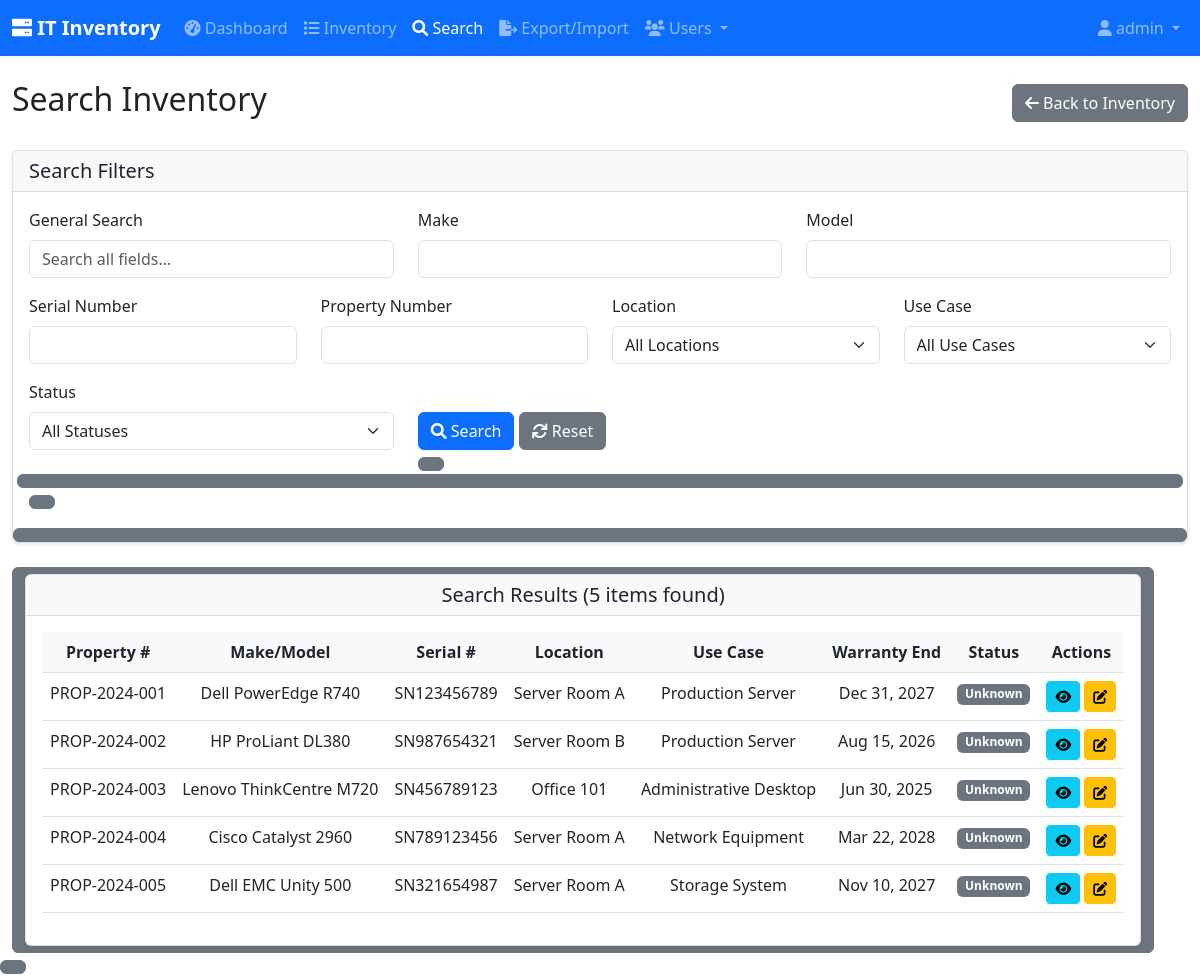
Screenshot of /index.php?page=search (signed in) with the database file from the repository.
### tables this page shows
CREATE TABLE IF NOT EXISTS inventory (
    id INT AUTO_INCREMENT PRIMARY KEY,
    make VARCHAR(100) NOT NULL,
    model VARCHAR(100) NOT NULL,
    serial_number VARCHAR(100) UNIQUE NOT NULL,
    property_number VARCHAR(100) UNIQUE NOT NULL,
    warranty_end_date DATE,
    excess_date DATE,
    use_case_id INT,
    location_id INT,
    notes TEXT,
    status ENUM('active', 'excess', 'disposed', 'maintenance') DEFAULT 'active',
    created_by INT,
    created_at TIMESTAMP DEFAULT CURRENT_TIMESTAMP,
    updated_at TIMESTAMP DEFAULT CURRENT_TIMESTAMP ON UPDATE CURRENT_TIMESTAMP,
    FOREIGN KEY (use_case_id) REFERENCES use_cases(id) ON DELETE SET NULL,
    FOREIGN KEY (location_id) REFERENCES locations(id) ON DELETE SET NULL,
    FOREIGN KEY (created_by) REFERENCES users_enhanced(id) ON DELETE SET NULL
);

CREATE TABLE IF NOT EXISTS locations (
    id INT AUTO_INCREMENT PRIMARY KEY,
    name VARCHAR(100) NOT NULL,
    description TEXT,
    created_at TIMESTAMP DEFAULT CURRENT_TIMESTAMP
);

CREATE TABLE IF NOT EXISTS use_cases (
    id INT AUTO_INCREMENT PRIMARY KEY,
    name VARCHAR(100) NOT NULL,
    description TEXT,
    created_at TIMESTAMP DEFAULT CURRENT_TIMESTAMP
);

### pages/search.php (the view, shortened to what this page needs)
<?php
require_once 'includes/functions.php';
$search = $_GET['search'] ?? '';
$make = $_GET['make'] ?? '';
$model = $_GET['model'] ?? '';
$serial = $_GET['serial'] ?? '';
$property = $_GET['property'] ?? '';
$where = [];
$whereClause = $where ? "WHERE " . implode(" AND ", $where) : "";
$database = new Database();
$db = $database->connect();
$query = "SELECT i.*, l.name as location_name, uc.name as use_case_name
          FROM inventory i
          LEFT JOIN locations l ON i.location_id = l.id
          LEFT JOIN use_cases uc ON i.use_case_id = uc.id
          $whereClause
          ORDER BY i.created_at DESC";
$stmt = $db->prepare($query);
$stmt->execute();
$items = $stmt->fetchAll();
?>
<div class="d-flex justify-content-between align-items-center mb-4">
    <h1 class="h2">Search Inventory</h1>
    <a href="index.php?page=inventory" class="btn btn-secondary">
        <i class="fas fa-arrow-left"></i> Back to Inventory
    </a>
</div>
<div class="card mb-4">
    <div class="card-header">
        <h5 class="mb-0">Search Filters</h5>
    </div>
    <div class="card-body">
        <form method="GET" action="index.php">
            <div class="row">
                <div class="col-md-4">
                    <label class="form-label">General Search</label>
                    <input type="text" class="form-control" name="search"
                           placeholder="Search all fields..."
                           value="<?php echo htmlspecialchars($search); ?>">
                </div>
                <div class="col-md-4">
                    <label class="form-label">Make</label>
                    <input type="text" class="form-control" name="make"
                           value="<?php echo htmlspecialchars($make); ?>">
                </div>
                <div class="col-md-4">
                    <label class="form-label">Model</label>
                    <input type="text" class="form-control" name="model"
                           value="<?php echo htmlspecialchars($model); ?>">
                </div>
            </div>
            <div class="row mt-3">
                <div class="col-md-3">
                    <label class="form-label">Serial Number</label>
                    <input type="text" class="form-control" name="serial"
                           value="<?php echo htmlspecialchars($serial); ?>">
                </div>
                <div class="col-md-3">
                    <label class="form-label">Property Number</label>
                    <input type="text" class="form-control" name="property"
                           value="<?php echo htmlspecialchars($property); ?>">
                </div>
                <div class="col-md-3">
                    <label class="form-label">Location</label>
                    <select class="form-select" name="location">
                        <option value="">All Locations</option>
                    </select>
                </div>
                <div class="col-md-3">
                    <label class="form-label">Use Case</label>
                    <select class="form-select" name="use_case">
                        <option value="">All Use Cases</option>
                    </select>
                </div>
            </div>
            <div class="row mt-3">
                <div class="col-md-4">
                    <label class="form-label">Status</label>
                    <select class="form-select" name="status">
                        <option value="">All Statuses</option>
                    </select>
                </div>
                <div class="col-md-8">
                    <label class="form-label">&nbsp;</label>
                    <div>
                        <button type="submit" class="btn btn-primary">
                            <i class="fas fa-search"></i> Search
                        </button>
                        <a href="index.php?page=search" class="btn btn-secondary">
                            <i class="fas fa-refresh"></i> Reset
                    </div>
                </div>
            </div>
        </form>
    </div>
</div>
<div class="card">
    <div class="card-header">
        <h5 class="mb-0">
            Search Results (<?php echo count($items); ?> items found)
        </h5>
    </div>
    <div class="card-body">
        <?php if (empty($items)): ?>
            <p class="text-muted">No items found matching your criteria.</p>
        <?php else: ?>
            <div class="table-responsive">
                <table class="table table-hover">
                    <thead>
                        <tr>
                            <th>Property #</th>
                            <th>Make/Model</th>
                            <th>Serial #</th>
                            <th>Location</th>
                            <th>Use Case</th>
                            <th>Warranty End</th>
                            <th>Status</th>
                            <th>Actions</th>
                        </tr>
                    </thead>
                    <tbody>
                        <?php foreach ($items as $item): ?>
                            <tr>
                                <td><?php echo htmlspecialchars($item['property_number']); ?></td>
                                <td><?php echo htmlspecialchars($item['make'] . ' ' . $item['model']); ?></td>
                                <td><?php echo htmlspecialchars($item['serial_number']); ?></td>
                                <td><?php echo htmlspecialchars($item['location_name'] ?? 'N/A'); ?></td>
                                <td><?php echo htmlspecialchars($item['use_case_name'] ?? 'N/A'); ?></td>
                                <td><?php echo formatDate($item['warranty_end_date']); ?></td>
                                <td><?php echo displayStatusBadge($item['status']); ?></td>
                                <td>
                                    <a href="index.php?page=inventory&action=view&id=<?php echo $item['id']; ?>"
                                       class="btn btn-sm btn-info" title="View">
                                        <i class="fas fa-eye"></i>
                                    </a>
                                    <a href="index.php?page=inventory&action=edit&id=<?php echo $item['id']; ?>"
                                       class="btn btn-sm btn-warning" title="Edit">
                                        <i class="fas fa-edit"></i>
                                    </a>
                                </td>
                            </tr>
                        <?php endforeach; ?>
                    </tbody>
                </table>
            </div>
        <?php endif; ?>
    </div>
</div>

### includes/functions.php (shortened to what this page needs)
<?php
function formatDate($date) {
    return date('M j, Y', strtotime($date));
}
function displayStatusBadge($status) {
    $badges = [
        'active' => '<span class="badge bg-success">Active</span>',
        'excess' => '<span class="badge bg-warning">Excess</span>',
        'disposed' => '<span class="badge bg-danger">Disposed</span>',
        'maintenance' => '<span class="badge bg-info">Maintenance</span>'
    ];
    return $badges[$status] ?? '<span class="badge bg-secondary">Unknown</span>';
}
?>

### assets/css/custom.css (style rules this page uses)
body { font-family: 'Segoe UI', Tahoma, Geneva, Verdana, sans-serif; }
.card { box-shadow: 0 0.125rem 0.25rem rgba(0, 0, 0, 0.075); border: 1px solid rgba(0, 0, 0, 0.125); }
.card-header { background-color: #f8f9fa; border-bottom: 1px solid rgba(0, 0, 0, 0.125); }
.table th { background-color: #f8f9fa; font-weight: 600; border-top: none; }
.btn-sm { padding: 0.25rem 0.5rem; font-size: 0.875rem; }
.badge { font-size: 0.75em; padding: 0.35em 0.65em; }

### rows the page displays
inventory: property_number "PROP-2024-001", make+model "Dell PowerEdge R740", serial_number "SN123456789", location.name "Server Room A", use_case.name "Production Server", warranty_end_date "Dec 31, 2027", status "Unknown"
inventory: property_number "PROP-2024-002", make+model "HP ProLiant DL380", serial_number "SN987654321", location.name "Server Room B", use_case.name "Production Server", warranty_end_date "Aug 15, 2026", status "Unknown"
inventory: property_number "PROP-2024-003", make+model "Lenovo ThinkCentre M720", serial_number "SN456789123", location.name "Office 101", use_case.name "Administrative Desktop", warranty_end_date "Jun 30, 2025", status "Unknown"
inventory: property_number "PROP-2024-004", make+model "Cisco Catalyst 2960", serial_number "SN789123456", location.name "Server Room A", use_case.name "Network Equipment", warranty_end_date "Mar 22, 2028", status "Unknown"
inventory: property_number "PROP-2024-005", make+model "Dell EMC Unity 500", serial_number "SN321654987", location.name "Server Room A", use_case.name "Storage System", warranty_end_date "Nov 10, 2027", status "Unknown"

### other values shown
$_SESSION['username'] "admin"
count($items) "5"
